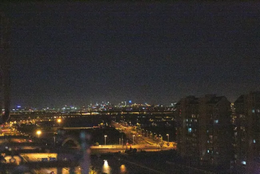
%> input picture night_view.png, 260 x 174 px, shrunk from 650 x 434 before the run
$ octave main.m   (GNU Octave 9; MATLAB toolbox functions it lacks are replaced by stand-ins)
%> lines starting %> are read from the running program, lines starting %| are printed output that depends on the picture; in (x1, y1, x2, y2) boxes, pixels count from 0 and x2, y2 are one past the last pixel; in counts of white or black regions, pixels touching at a corner belong together; the program's own positions count from 1
### Filter.m
function imgResult = Filter(img, kernel)
    imgResult = img;
    sizeImg = size(img);
    sizeKernel = size(kernel);
    tmpImg = zeros(sizeImg+fix(sizeKernel/2)*2);
    tmpImg(fix(sizeKernel(1)/2)+1:fix(sizeKernel(1)/2)+sizeImg(1), fix(sizeKernel(2)/2)+1:fix(sizeKernel(2)/2)+sizeImg(2)) = img;
    for row = 1:sizeImg(1)
        for col = 1:sizeImg(2)
            imgResult(row, col) = sum(tmpImg(row:row+sizeKernel(1)-1, col:col+sizeKernel(2)-1) .* kernel, "all");
        end
    end
end

### Canny.m
function out = Canny(in, threshold1, threshold2, L2gradient)
   %Gaussian Blur
   %Processing====================================================
   StandardDeviation_GaussianBlur = 0.707;
   KernelSize_GaussianBlur = 3;
   [gridX, gridY] = meshgrid(-(KernelSize_GaussianBlur-1)/2:(KernelSize_GaussianBlur-1)/2,-(KernelSize_GaussianBlur-1)/2:(KernelSize_GaussianBlur-1)/2);
   Kernel_GaussianBlur = (1/(2*pi*StandardDeviation_GaussianBlur^2))*exp(1).^(-((gridX.^2+gridY.^2)/(2*StandardDeviation_GaussianBlur^2)));
   Kernel_GaussianBlur = Kernel_GaussianBlur / sum(Kernel_GaussianBlur,"all");
   in_After_GaussianBlur = Filter(in, Kernel_GaussianBlur);

   %Sobel Gradient Direction====================================================
   KernelSize_Sobel = 3;
   coefficients = [2 20 780 132600];
   [gridX, gridY] = meshgrid(-(KernelSize_Sobel-1)/2:(KernelSize_Sobel-1)/2,-(KernelSize_Sobel-1)/2:(KernelSize_Sobel-1)/2);

   %kernel for Vertical
   Kernel_Sobel_Vertical = gridY ./ (gridX .* gridX + gridY .* gridY);
   Kernel_Sobel_Vertical((KernelSize_Sobel+1)/2, (KernelSize_Sobel+1)/2) = 0;
   Kernel_Sobel_Vertical = Kernel_Sobel_Vertical * coefficients((KernelSize_Sobel-1)/2);

   %kernel for Horizon
   Kernel_Sobel_Horizon = gridX ./ (gridX .* gridX + gridY .* gridY);
   Kernel_Sobel_Horizon((KernelSize_Sobel+1)/2, (KernelSize_Sobel+1)/2) = 0;
   Kernel_Sobel_Horizon = Kernel_Sobel_Horizon * coefficients((KernelSize_Sobel-1)/2);

   Gx = double(Filter(in_After_GaussianBlur, Kernel_Sobel_Horizon));
   Gy = double(Filter(in_After_GaussianBlur, Kernel_Sobel_Vertical));

   TAN22_5 = 0.414;
   TAN67_5 = 2.414;
   VERTICAL = 0;
   HORIZON = 1;
   SLASH = 2;
   BACK_SLASH = 3;
   ZERO = 4;

   eta = 10e-6;
   theta = ((Gy./(Gx + eta)));
   thetaDirection = zeros(size(theta));
   thetaDirection(theta < TAN67_5 & theta >= TAN22_5) = SLASH;
   thetaDirection(theta < TAN22_5 & theta >= -TAN22_5) = HORIZON;
   thetaDirection(theta < -TAN22_5 & theta >= -TAN67_5) = BACK_SLASH;

   G = (Gx.*Gx + Gy.* Gy).^0.5;

   %NMS====================================================
   [sDy, sDx] = size(thetaDirection);
   thetaDirection(1,:) = ZERO;
   thetaDirection(sDy,:) = ZERO;
   thetaDirection(:, 1) = ZERO;
   thetaDirection(:, sDx) = ZERO;

   %VERTICAL
   direction = thetaDirection==VERTICAL;
   direction = direction(2:sDy-1, 2:sDx-1);
   G_NM = true(size(G));
   pixel = G(2:sDy-1, 2:sDx-1);
   v1 = G(1:sDy-2, 2:sDx-1);
   v2 = G(3:sDy, 2:sDx-1);
   G_NM(2:sDy-1, 2:sDx-1) = direction & (pixel <= v1 | pixel <= v2);
   G(G_NM) = 0;

   %HORIZON
   direction = thetaDirection==HORIZON;
   direction = direction(2:sDy-1, 2:sDx-1);
   G_NM = true(size(G));
   pixel = G(2:sDy-1, 2:sDx-1);
   v1 = G(2:sDy-1, 1:sDx-2);
   v2 = G(2:sDy-1, 3:sDx);
   G_NM(2:sDy-1, 2:sDx-1) = direction & (pixel <= v1 | pixel <= v2);
   G(G_NM) = 0;

   %SLASH
   direction = thetaDirection==SLASH;
   direction = direction(2:sDy-1, 2:sDx-1);
   G_NM = true(size(G));
   pixel = G(2:sDy-1, 2:sDx-1);
   v1 = G(3:sDy, 3:sDx);
   v2 = G(1:sDy-2, 1:sDx-2);
   G_NM(2:sDy-1, 2:sDx-1) = direction & (pixel <= v1 | pixel <= v2);
   G(G_NM) = 0;

   %BACK_SLASH
   direction = thetaDirection==BACK_SLASH;
   direction = direction(2:sDy-1, 2:sDx-1);
   G_NM = true(size(G));
   pixel = G(2:sDy-1, 2:sDx-1);
   v1 = G(1:sDy-2, 3:sDx);
   v2 = G(3:sDy, 1:sDx-2);
   G_NM(2:sDy-1, 2:sDx-1) = direction & (pixel <= v1 | pixel <= v2);
   G(G_NM) = 0;

   %ZERO
   direction = thetaDirection==ZERO;
   direction = direction(2:sDy-1, 2:sDx-1);
   G_NM = true(size(G));
   G_NM(2:sDy-1, 2:sDx-1) = direction;
   G(G_NM) = 0;

   %Double Thresholding====================================================
   StrongEdge = threshold2 <= G;

   %Hysteresis
   while true
       WeakEdge = threshold1 <= G & threshold2 > G & (StrongEdge == 0);
       Cnt_Hysteresis = 0;

       %VERTICAL
       direction = thetaDirection==VERTICAL;
       direction = direction(2:sDy-1, 2:sDx-1);
       StrongEdge_Hysteresis = false(size(G));
       p1 = WeakEdge(3:sDy, 2:sDx-1);
       p2 = WeakEdge(1:sDy-2, 2:sDx-1);
       StrongEdge_Hysteresis(3:sDy, 2:sDx-1) = StrongEdge_Hysteresis(3:sDy, 2:sDx-1) | (direction & p1);
       StrongEdge_Hysteresis(1:sDy-2, 2:sDx-1) = StrongEdge_Hysteresis(1:sDy-2, 2:sDx-1) | (direction & p2);
       StrongEdge(StrongEdge_Hysteresis) = 1;
       Cnt_Hysteresis = Cnt_Hysteresis + sum(StrongEdge_Hysteresis,"all");
%        figure,imshow(StrongEdge);

       %HORIZON
       direction = thetaDirection==HORIZON;
       direction = direction(2:sDy-1, 2:sDx-1);
       StrongEdge_Hysteresis = false(size(G));
       p1 = WeakEdge(2:sDy-1, 3:sDx);
       p2 = WeakEdge(2:sDy-1, 1:sDx-2);
       StrongEdge_Hysteresis(2:sDy-1, 3:sDx) = StrongEdge_Hysteresis(2:sDy-1, 3:sDx) | (direction & p1);
       StrongEdge_Hysteresis(2:sDy-1, 1:sDx-2) = StrongEdge_Hysteresis(2:sDy-1, 1:sDx-2) | (direction & p2);
       StrongEdge(StrongEdge_Hysteresis) = 1;
       Cnt_Hysteresis = Cnt_Hysteresis + sum(StrongEdge_Hysteresis,"all");
%        figure,imshow(StrongEdge);

       %SLASH
       direction = thetaDirection==SLASH;
       direction = direction(2:sDy-1, 2:sDx-1);
       StrongEdge_Hysteresis = false(size(G));
       p1 = WeakEdge(1:sDy-2, 3:sDx);
       p2 = WeakEdge(3:sDy, 1:sDx-2);
       StrongEdge_Hysteresis(1:sDy-2, 3:sDx) = StrongEdge_Hysteresis(1:sDy-2, 3:sDx) | (direction & p1);
       StrongEdge_Hysteresis(3:sDy, 1:sDx-2) = StrongEdge_Hysteresis(3:sDy, 1:sDx-2) | (direction & p2);
       StrongEdge(StrongEdge_Hysteresis) = 1;
       Cnt_Hysteresis = Cnt_Hysteresis + sum(StrongEdge_Hysteresis,"all");
%        figure,imshow(StrongEdge);

       %BACK_SLASH
       direction = thetaDirection==BACK_SLASH;
       direction = direction(2:sDy-1, 2:sDx-1);
       StrongEdge_Hysteresis = false(size(G));
       p1 = WeakEdge(3:sDy, 3:sDx);
       p2 = WeakEdge(1:sDy-2, 1:sDx-2);
       StrongEdge_Hysteresis(3:sDy, 3:sDx) = StrongEdge_Hysteresis(3:sDy, 3:sDx) | (direction & p1);
       StrongEdge_Hysteresis(1:sDy-2, 1:sDx-2) = StrongEdge_Hysteresis(1:sDy-2, 1:sDx-2) | (direction & p2);
       StrongEdge(StrongEdge_Hysteresis) = 1;
       Cnt_Hysteresis = Cnt_Hysteresis + sum(StrongEdge_Hysteresis,"all");
%        figure,imshow(StrongEdge);

       if Cnt_Hysteresis == 0
           break;
       end
   end

   out = StrongEdge;

end

### main.m
clear
clc
close all;
img= imread("night_view.png");
%> img is the input picture: size 174x260x3 uint8; mean R, G, B 49.9, 45.6, 42.7
img = im2gray(img);
%> img: size 174x260 uint8
%
img_f = double(img);
% img_f = 255.0./(1+exp(1).^(-2.*img_f+4));
% img_r = uint8(img_f);

BW1 = edge(img,'Canny');
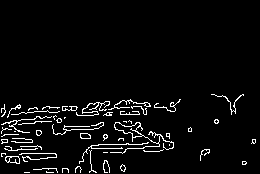
%> BW1: size 174x260 logical; 4.3% white in thin lines or dots, all inside (x1, y1, x2, y2) = (1, 94, 256, 173)

r = Canny(img, 40, 70);
%> call 3 of Filter, with kernel = [-1 -2 -1; 0 0 0; 1 2 1]
%> after the loop in Filter (call 3), `for row = 1:sizeImg(1)`:
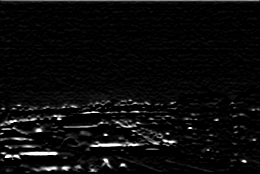
%> imgResult: size 174x260 uint8; min 0, max 255, mean 11.8
%> in Canny, `thetaDirection(theta < TAN67_5 & theta >= TAN22_5) = SLASH;`: thetaDirection: size 174x260 double; values 0 (black) and 2 (white), 12.7% white in thin lines or dots
%> in Canny, `thetaDirection(1,:) = ZERO;`: thetaDirection: size 174x260 double; min 0, max 4, mean 0.779
%> in Canny, `thetaDirection(sDy,:) = ZERO;`: thetaDirection: size 174x260 double; min 0, max 4, mean 0.796
%> in Canny, `thetaDirection(:, 1) = ZERO;`: thetaDirection: size 174x260 double; min 0, max 4, mean 0.808
%> in Canny, `thetaDirection(:, sDx) = ZERO;`:
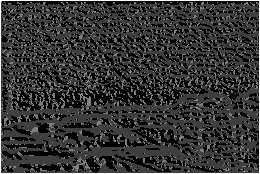
%> thetaDirection: size 174x260 double; min 0, max 4, mean 0.821; drawn with min black and max white
%> in Canny, `direction = thetaDirection==VERTICAL;`: direction: size 174x260 logical; 36.3% white in thin lines or dots
%> in Canny, `direction = direction(2:sDy-1, 2:sDx-1);`: direction: size 172x258 logical; 37% white in thin lines or dots
%> in Canny, `G_NM(2:sDy-1, 2:sDx-1) = direction & (pixel <= v1 | pixel <= v2);`: G_NM: size 174x260 logical; 26.7% white in thin lines or dots
%> in Canny, `direction = thetaDirection==HORIZON;`: direction: size 174x260 logical; 49% white; 180 white regions (164 under 20 px), largest, box (x1, y1, x2, y2) and area: (1, 2, 259, 92) 10548, (1, 82, 259, 173) 10392, (72, 58, 96, 69) 77
%> in Canny, `direction = direction(2:sDy-1, 2:sDx-1);`: direction: size 172x258 logical; 50% white; 180 white regions (164 under 20 px), largest, box (x1, y1, x2, y2) and area: (0, 1, 258, 91) 10548, (0, 81, 258, 172) 10392, (71, 57, 95, 68) 77
%> in Canny, `G_NM(2:sDy-1, 2:sDx-1) = direction & (pixel <= v1 | pixel <= v2);`:
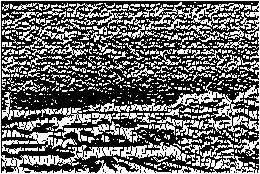
%> G_NM: size 174x260 logical; 41.3% white in thin lines or dots
%> in Canny, `G(G_NM) = 0;`: G: size 174x260 double; min 0, max 360.6, mean 8.5
%> in Canny, `direction = thetaDirection==SLASH;`: direction: size 174x260 logical; 12.7% white in thin lines or dots
%> in Canny, `direction = direction(2:sDy-1, 2:sDx-1);`: direction: size 172x258 logical; 13% white in thin lines or dots
%> in Canny, `G_NM(2:sDy-1, 2:sDx-1) = direction & (pixel <= v1 | pixel <= v2);`: G_NM: size 174x260 logical; 7.3% white in thin lines or dots
%> in Canny, `G(G_NM) = 0;`:
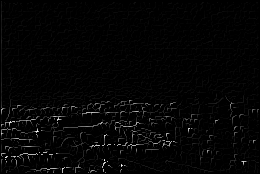
%> G: size 174x260 double; min 0, max 360.6, mean 7.4; drawn with min black and max white
%> in Canny, `direction = thetaDirection==BACK_SLASH;`: direction: size 174x260 logical; every value is 0
%> in Canny, `direction = direction(2:sDy-1, 2:sDx-1);`: direction: size 172x258 logical; every value is 0
%> in Canny, `G_NM(2:sDy-1, 2:sDx-1) = direction & (pixel <= v1 | pixel <= v2);`:
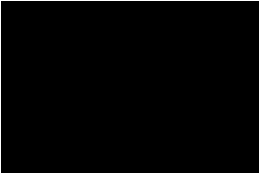
%> G_NM: size 174x260 logical; 1.9% white in thin lines or dots
%> in Canny, `StrongEdge = threshold2 <= G;`: StrongEdge: size 174x260 logical; 2.8% white in thin lines or dots, all inside (x1, y1, x2, y2) = (1, 100, 259, 173)
%> the loop in Canny, `while true` made 2 passes
%> Cnt_Hysteresis on passes 1 to 2: 893, 0
%> pass 1, in Canny, `WeakEdge = threshold1 <= G & threshold2 > G & (StrongEdge == 0);`:
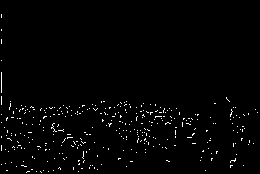
%> WeakEdge: size 174x260 logical; 1.6% white in thin lines or dots

figure,imshow(img);
figure,imshow(BW1);
figure,imshow(r);
